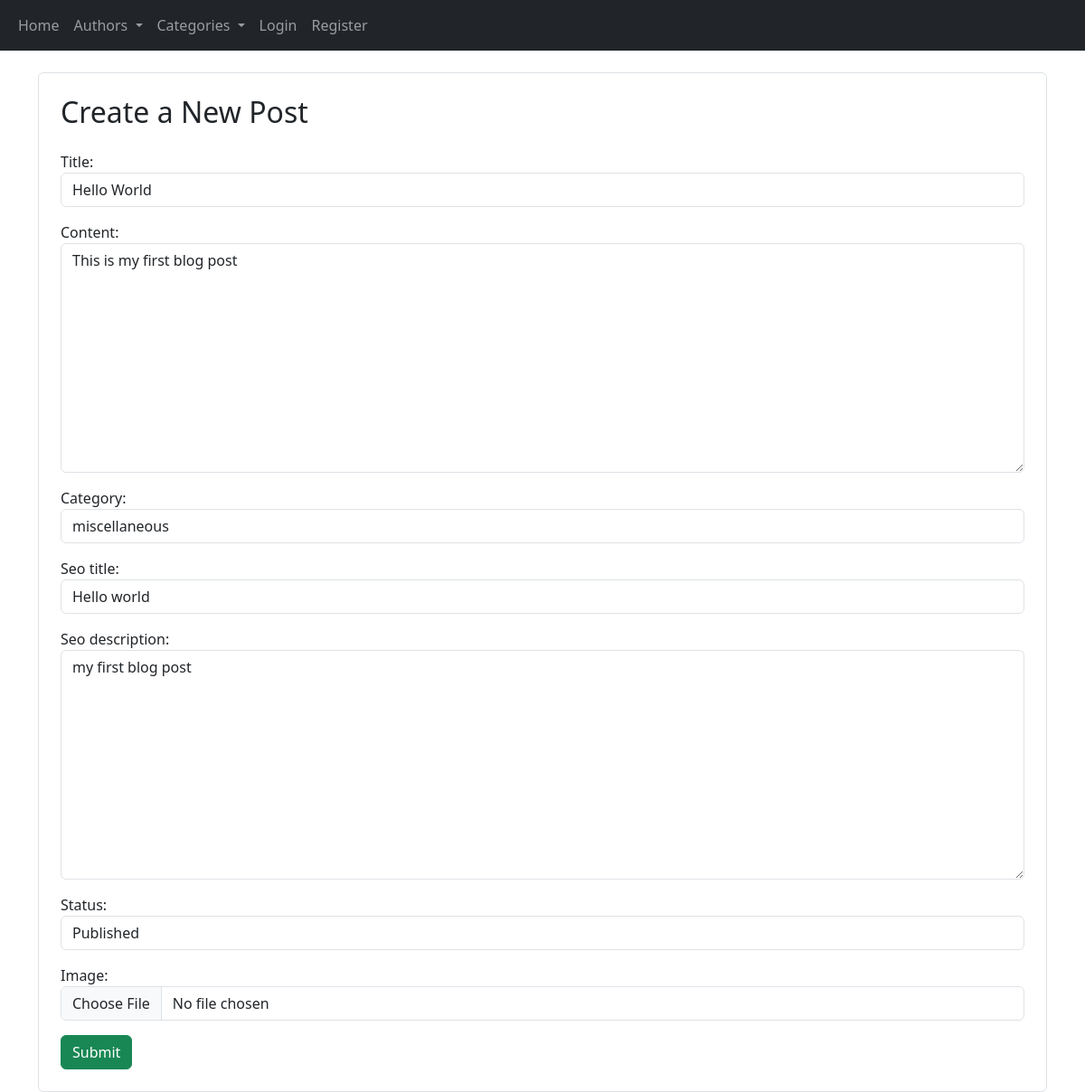
The app's page /blog/backend/posts/hello-world/edit with its own data.
### blog/models.py (models this page shows, shortened)
class Post(models.Model):
    STATUS_CHOICES = (
        ('draft', 'Draft'),
        ('published', 'Published'),
    )
    title = models.CharField(max_length=255)
    slug = models.SlugField(max_length=255, unique=True)
    content = models.TextField()
    seo_title = models.CharField(max_length=255, blank=True, null=True)
    seo_description = models.TextField(blank=True, null=True)
    author = models.ForeignKey(User, on_delete=models.CASCADE, related_name='blog_posts', default=None)
    published_date = models.DateTimeField(default=timezone.now)
    created_date = models.DateTimeField(auto_now_add=True)
    updated_date = models.DateTimeField(auto_now=True)
    status = models.CharField(max_length=10, choices=STATUS_CHOICES, default='draft')
    category = models.ForeignKey('Category', on_delete=models.CASCADE, related_name='category', blank=True, null=True)
    image = models.ImageField(upload_to='images/', blank=True, null=True)
    class Meta:
        ordering = ('title',)
        verbose_name = 'post'
        verbose_name_plural = 'posts'
        get_latest_by = 'published_date'

### blog/views.py (the view)
# urls.py: path('backend/posts/<slug:slug>/edit', edit_post, name='edit_post'),
def edit_post(request, slug):
    post = get_object_or_404(Post, slug=slug)
    if request.method == 'POST':
        form = PostForm(request.POST, instance=post)
        if form.is_valid():
            post = form.save(commit=False)
            post.save()
            return redirect('blog:post_list_backend')
    else:
        form = PostForm(instance=post)
    template = 'blog/new_post.html'
    context = {'form': form}
    return render(request, template, context)

### blog/forms.py
class PostForm(forms.ModelForm):
    class Meta:
        model = Post
        fields = ['title', 'content', 'category', 'seo_title', 'seo_description', 'status', 'image']
        widgets = {
            'title': forms.TextInput(attrs={'class': "form-control"}),
            'content': forms.Textarea(attrs={'class': "form-control"}),
            'category': forms.Select(attrs={'class': "form-control"}),
            'status': forms.Select(attrs={'class': "form-control"}),
            'seo_title': forms.TextInput(attrs={'class': "form-control"}),
            'seo_description': forms.Textarea(attrs={'class': "form-control"}),
            'image': forms.FileInput(attrs={'class': "form-control"})
        }

### blog/context_processors.py (called while the page is built)
def user_context(request):
    author = User.objects.all()
    user = request.user
    return {'authors': author, 'user': user}

def categories_context(request):
    categories = Category.objects.all()
    return {'categories': categories}

### blog/models.py (called while the page is built)
    def get_absolute_url(self):
        return reverse('blog:category_filter', kwargs={'category_slug': self.slug})

    def __str__(self):
        return self.name

### templates/blog/new_post.html (shortened to what this page needs)
{% extends 'blog/base.html' %}
{% block content %}
    <div class="container mt-4">
        <form method="post" class="p-4 border rounded">
            <h2 class="mb-4">Create a New Post</h2>
            {{ form.as_p }}
            <button type="submit" class="btn btn-success">Submit</button>
        </form>
    </div>
{% endblock %}

### records on screen
Post: title "Hello World", content "This is my first blog post", category "miscellaneous", seo_title "Hello world", seo_description "my first blog post", status "Published"
